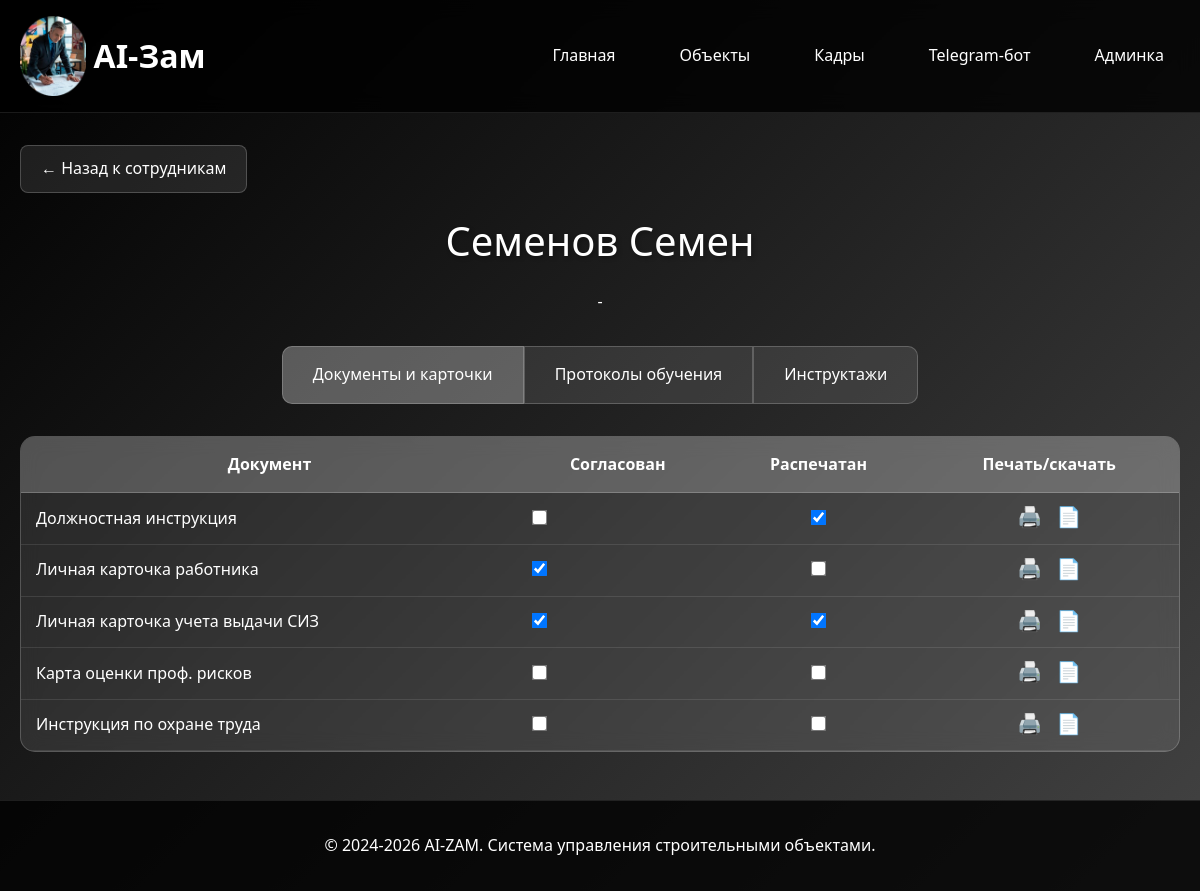
The page /sotrudniki/31/ on the database as committed earlier.
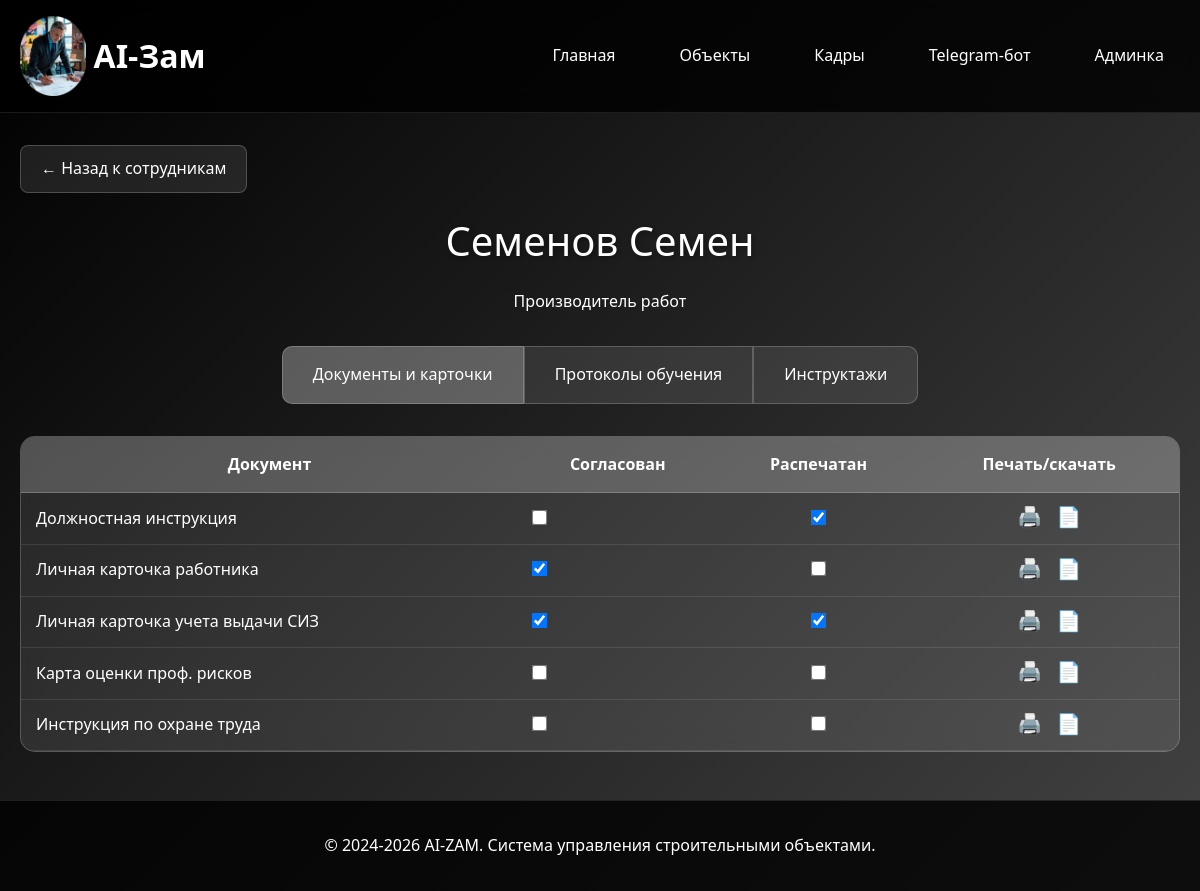
The same page on the database as committed later.
### sotrudniki/models.py (models this page shows, shortened)
class Sotrudnik(models.Model):
    POL_CHOICES = [
        ('мужской', 'Мужской'),
        ('женский', 'Женский'),
    ]
    organizaciya = models.ForeignKey(
        Organizaciya,
        on_delete=models.CASCADE,
        verbose_name="Организация",
        related_name="sotrudniki",
        null=True,
        blank=True
    )
    fio = models.CharField(max_length=300, verbose_name="ФИО")
    data_rozhdeniya = models.DateField(verbose_name="Дата рождения")
    pol = models.CharField(
        max_length=10,
        choices=POL_CHOICES,
        verbose_name="Пол",
        null=True,
        blank=True
    )
    razmer_odezhdy = models.CharField(
        max_length=10,
        default="50-52",
        verbose_name="Размер одежды"
    )
    razmer_obuvi = models.CharField(
        max_length=5,
        default="43",
        verbose_name="Размер обуви"
    )
    razmer_golovnogo_ubora = models.CharField(
        max_length=5,
        default="55",
        verbose_name="Размер головного убора"
    )
    specialnost = models.ForeignKey(
        Specialnost,
        on_delete=models.SET_NULL,
        null=True,
        blank=True,
        verbose_name="Специальность"
    )
    podrazdelenie = models.ForeignKey(
        Podrazdelenie,
        on_delete=models.SET_NULL,
        null=True,
        blank=True,
        verbose_name="Подразделение"
    )
    data_priema = models.DateField(verbose_name="Дата приема")
    data_nachala_raboty = models.DateField(verbose_name="Дата начала работы")
    class Meta:
        verbose_name = "Сотрудник"
        verbose_name_plural = "Сотрудники"

class Specialnost(models.Model):
    nazvanie = models.CharField(max_length=200, verbose_name="Название специальности")
    class Meta:
        verbose_name = "Специальность"
        verbose_name_plural = "Специальности"
    def __str__(self):
        return self.nazvanie

### sotrudniki/views.py (the view)
# urls.py: path('<int:pk>/', views.sotrudnik_detail, name='detail'),
def sotrudnik_detail(request, pk):
    sotrudnik = get_object_or_404(Sotrudnik, pk=pk)
    protokoly = ProtokolyObucheniya.objects.filter(sotrudnik=sotrudnik).select_related('shablon_protokola')
    tab = request.GET.get('tab', 'documents')
    context = {
        'sotrudnik': sotrudnik,
        'protokoly': protokoly,
        'active_tab': tab,
    }
    return render(request, 'sotrudniki/detail.html', context)

### sotrudniki/templates/sotrudniki/detail.html (shortened to what the changed rows need)
{% extends 'base/base.html' %}
{% block content %}
<div class="employee-header">
    <div class="employee-name">{{ sotrudnik.fio }}</div>
    <div>{{ sotrudnik.specialnost|default:"-" }}</div>
</div>
{% if active_tab == 'protocols' %}
<div class="documents-table">
    <table>
        <thead>
            <tr>
                <th>№ программы</th>
                <th>Курс</th>
                <th>Дата<br>приказа</th>
                <th>Дата<br>протокола/приказа-допуска</th>
                <th>Дата<br>допуска к работе</th>
                <th>Дата<br>очередной проверки</th>
                <th>Рег. №</th>
                <th>Распечатан</th>
                <th>Печать/скачать</th>
            </tr>
        </thead>
        <tbody>
            {% for protokol in protokoly %}
            <tr>
                <td>{{ protokol.shablon_protokola.nomer_programmy }}</td>
                <td>{{ protokol.shablon_protokola.kurs }}</td>
                <td>{{ protokol.data_prikaza|date:"d.m.Y" }}</td>
                <td>{{ protokol.data_protokola_dopuska|date:"d.m.Y" }}</td>
                <td>{{ protokol.data_dopuska_k_rabote|date:"d.m.Y"|default:"-" }}</td>
                <td>{{ protokol.data_ocherednoy_proverki|date:"d.m.Y"|default:"-" }}</td>
                <td>{{ protokol.registracionnyy_nomer|default:"-" }}</td>
                <td><input type="checkbox" class="checkbox" {% if protokol.raspechatn %}checked{% endif %}></td>
                <td>
                    <button onclick="printDocument('{{ protokol.id }}')" style="background: none; border: none; font-size: 20px; cursor: pointer; margin-right: 10px;" title="Просмотр перед печатью">🖨️</button>
                    <button onclick="downloadDocument('{{ protokol.id }}')" style="background: none; border: none; font-size: 20px; cursor: pointer;" title="Скачать документ">📄</button>
                </td>
            </tr>
            {% empty %}
            <tr>
                <td colspan="9" style="text-align: center; color: rgba(255, 255, 255, 0.7);">Нет протоколов</td>
            </tr>
            {% endfor %}
        </tbody>
    </table>
</div>
{% else %}
<div class="documents-table">
    <table>
        <thead>
            <tr>
                <th>Документ</th>
                <th>Согласован</th>
                <th>Распечатан</th>
                <th>Печать/скачать </th>
            </tr>
        </thead>
    </table>
</div>
{% endif %}
{% endblock %}

Rows that differ between the two databases and show on the page:
changed Sotrudnik "Семенов Семен": specialnost "-" → "Производитель работ"
